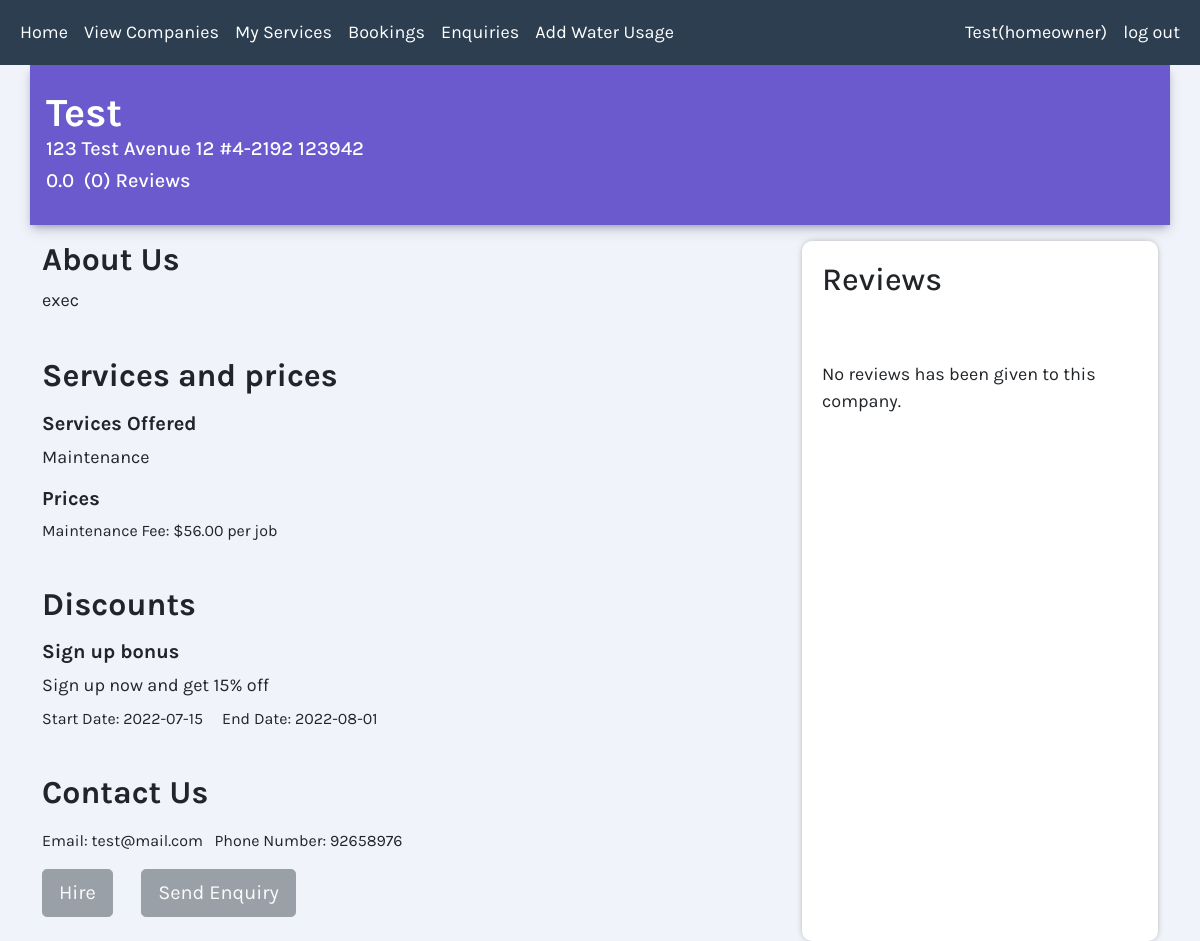
Page /companyDetailsComp.php (signed in) on the committed database.
### tables this page shows
CREATE TABLE `Company_Services` (
  `cs_ID` int(11) NOT NULL,
  `service_ID` int(11) NOT NULL,
  `company_ID` int(11) NOT NULL,
  `price` double(11,2) DEFAULT NULL
);

CREATE TABLE `Discounts` (
  `discount_ID` int(11) NOT NULL,
  `company_ID` int(11) NOT NULL,
  `discount_name` varchar(100) NOT NULL,
  `discount_start_date` varchar(15) NOT NULL,
  `discount_end_date` varchar(15) NOT NULL,
  `discount_description` varchar(500) NOT NULL,
  `discount_modifier` int(3) NOT NULL
);

### companyDetailsComp.php (the view, shortened to what this page needs)
<!DOCTYPE html>
<?php
 include_once('conn.php');
 include_once('navbar.php');
 include_once('cssLinks.php');
 $CID = $_SESSION['ID'];
 try
 {
  $query = "SELECT price FROM Company_Services as cs
            JOIN Services as serv
            ON cs.service_ID = serv.service_ID
            WHERE company_ID =$CID AND service_name ='Water Supply'";
  $result =  mysqli_query($conn, $query);
    if ($result->num_rows > 0) {
        while($row = $result->fetch_assoc()) {
          $water_price = $row["price"];
        }
    }
    else{
      $water_price = "none";
    }
    $query = "SELECT price FROM Company_Services as cs
              JOIN Services as serv
              ON cs.service_ID = serv.service_ID
              WHERE company_ID =$CID AND service_name ='Maintenance'";
    $result =  mysqli_query($conn, $query);
      if ($result->num_rows > 0) {
          while($row = $result->fetch_assoc()) {
            $maintenance_price = $row["price"];
          }
      }
      else{
        $maintenance_price = "none";
      }
    $query = "SELECT * FROM Discounts
              WHERE company_ID =$CID";
    $result =  mysqli_query($conn, $query);
      if ($result->num_rows > 0) {
          while($row = $result->fetch_assoc()) {
            $discount_name = $row["discount_name"];
            $discount_start_date= $row["discount_start_date"];
            $discount_end_date= $row["discount_end_date"];
            $discount_description= $row["discount_description"];
          }
      }
      else{
        $discount_name = "none";
        $discount_start_date= "none";
        $discount_end_date= "none";
        $discount_description= "none";
        $discount_modifier= "none";
      }
      $query = "SELECT GROUP_CONCAT(serv.service_name SEPARATOR ', ') as service_grouped
                FROM Company AS comp
                JOIN Company_Services AS cs
                ON comp.company_ID = cs.company_ID
                JOIN Services As serv
                ON cs.service_ID = serv.service_ID
                WHERE comp.company_ID = $CID";
      $result =  mysqli_query($conn, $query);
        if ($result->num_rows > 0) {
            while($row = $result->fetch_assoc()) {
              $service_grouped = $row["service_grouped"];
            }
        }
  }
  catch (mysqli_sql_exception $e)
  {
    echo "<p>Error " . mysqli_errno($conn). ": " . mysqli_error($conn);
  }
 ?>
<html lang="en">
<head>
</head>
<body>
<?php
  try {
    $getNumberOfReviews = mysqli_query($conn, "SELECT count(*) from Ratings where company_ID = $CID");
    $numberOfReviews = $getNumberOfReviews->fetch_array()[0] ?? '';
  } catch (mysqli_sql_exception $e) {
    echo "<p>Error " . mysqli_errno($conn). ": " . mysqli_error($conn);
  }
  try {
    $getAverageRating = mysqli_query($conn, "SELECT avg(score) from Ratings where company_ID = $CID");
    $averageRating = $getAverageRating->fetch_array()[0] ?? '';
  } catch (mysqli_sql_exception $e) {
    echo "<p>Error " . mysqli_errno($conn). ": " . mysqli_error($conn);
  }
  $stars = $averageRating;
?>
    <div class ="container SlateBlue boxshadow ps-3 p-4">
    <div class="row">
      <div class="col text-white ">
        <h1 class ="fw-bold mb-0"><?php echo $_SESSION['name'];?></h1>
        <h5 class =""><?php echo $_SESSION['address'] ." ". $_SESSION['postal_code'];?> </h5 >
        <h5 class="float-start"><?php echo number_format(floatval($averageRating), 1); ?>&nbsp;</h5>
        <div class="float-start">&nbsp;<?php echo $stars; ?></div>
        <h5 class="float-start"><?php echo  "(" . $numberOfReviews . ")"." "."Reviews";?> </h5>
      </div>
    </div>
    </div>
    <div class ="container">
        <div class="row">
          <div class="col-md-8 ">
            <div class="aboutUs mt-3">
                <h2 class ="fw-bold">About Us</h2>
                <p><?php echo $_SESSION['home_type'];?>
                </p>
            </div>
            <br>
            <div class="serviceNPrice">
                <h2 class ="fw-bold mb-3">Services and prices</h2>
                <h3 style="font-size:20px;font-weight:bold;">Services Offered</h3>
                <p><?php echo $service_grouped;?></p>
                <h3 style="font-size:20px;font-weight:bold;">Prices</h3>
            <pre><?php if($water_price != "none"){echo "Water Supply price: $". $water_price . "/m³     ";} if($maintenance_price != "none"){echo "Maintenance Fee: $". $maintenance_price . " per job     ";}?></pre>
            </div>
            <br>
            <div class="packages">
              <h2 class ="fw-bold mb-3">Discounts</h2>
              <h3 style="font-size:20px;font-weight:bold;"><?php echo $discount_name;?></h3>
              <p class="mb-2"><?php echo $discount_description;?></p>
              <pre>Start Date: <?php echo $discount_start_date ;?>     End Date: <?php echo $discount_end_date ;?></pre>
            </div>
            <br>
            <div class="contactUs">
              <h2 class ="fw-bold mb-3">Contact Us</h2>
              <pre>Email: <?php echo $_SESSION['email'];?>   Phone Number: <?php echo $_SESSION['phone'] ;?></pre>
                <form action="#" method="post">
                <button type='submit' class='btn btn-lg btn-secondary text-white me-4' name="goTo" value='Hire' disabled>Hire</button>
                <button type='submit' class='btn btn-lg btn-secondary text-white' name="goTo" value='Send Enquiry' disabled>Send Enquiry</button>
              </form>
            </div>
        </div>
    <?php
      try {
        $reviews = "SELECT Homeowners.name, Ratings.score, Ratings.review from Ratings join Homeowners on Ratings.homeowner_ID = Homeowners.homeowner_ID where Ratings.company_ID = $CID";
        $result = mysqli_query($conn, $reviews);
    ?>
    <div class="col-md-4 ">
        <div class="review boxshadow mt-3">
          <tr><th><h2>Reviews</h2></th><tr>
          <?php
            if (mysqli_num_rows($result) < 1) {
              echo "<br><br>No reviews has been given to this company.<br><br>";
            } else {
              while (($Row = mysqli_fetch_assoc($result)) != FALSE) {
                $stars = $Row['score'];
                if ($stars == 1) {
                  $stars = '<div class="float-start font-20 material-symbols-rounded mt-01 gold">star</div>
                            <div class="float-start font-20 material-symbols-rounded mt-01 gold">grade</div>
                            <div class="float-start font-20 material-symbols-rounded mt-01 gold">grade</div>
                            <div class="float-start font-20 material-symbols-rounded mt-01 gold">grade</div>
                            <div class="float-start font-20 material-symbols-rounded mt-01 gold">grade</div>';
                } else if ($stars == 1.5) {
                  $stars = '<div class="float-start font-20 material-symbols-rounded mt-01 gold">star</div>
                            <div class="float-start font-20 material-symbols-rounded mt-01 gold">star_half</div>
                            <div class="float-start font-20 material-symbols-rounded mt-01 gold">grade</div>
                            <div class="float-start font-20 material-symbols-rounded mt-01 gold">grade</div>
                            <div class="float-start font-20 material-symbols-rounded mt-01 gold">grade</div>';
                } else if ($stars == 2) {
                  $stars = '<div class="float-start font-20 material-symbols-rounded mt-01 gold">star</div>
                            <div class="float-start font-20 material-symbols-rounded mt-01 gold">star</div>
                            <div class="float-start font-20 material-symbols-rounded mt-01 gold">grade</div>
                            <div class="float-start font-20 material-symbols-rounded mt-01 gold">grade</div>
                            <div class="float-start font-20 material-symbols-rounded mt-01 gold">grade</div>';
                } else if ($stars == 2.5) {
                  $stars = '<div class="float-start font-20 material-symbols-rounded mt-01 gold">star</div>
                            <div class="float-start font-20 material-symbols-rounded mt-01 gold">star</div>
                            <div class="float-start font-20 material-symbols-rounded mt-01 gold">star_half</div>
                            <div class="float-start font-20 material-symbols-rounded mt-01 gold">grade</div>
                            <div class="float-start font-20 material-symbols-rounded mt-01 gold">grade</div>';
                } else if ($stars == 3) {
                  $stars = '<div class="float-start font-20 material-symbols-rounded mt-01 gold">star</div>
                            <div class="float-start font-20 material-symbols-rounded mt-01 gold">star</div>
                            <div class="float-start font-20 material-symbols-rounded mt-01 gold">star</div>
                            <div class="float-start font-20 material-symbols-rounded mt-01 gold">grade</div>
                            <div class="float-start font-20 material-symbols-rounded mt-01 gold">grade</div>';
                } else if ($stars == 3.5) {
                  $stars = '<div class="float-start font-20 material-symbols-rounded mt-01 gold">star</div>
                            <div class="float-start font-20 material-symbols-rounded mt-01 gold">star</div>
                            <div class="float-start font-20 material-symbols-rounded mt-01 gold">star</div>
                            <div class="float-start font-20 material-symbols-rounded mt-01 gold">star_half</div>
                            <div class="float-start font-20 material-symbols-rounded mt-01 gold">grade</div>';
                } else if ($stars == 4) {
                  $stars = '<div class="float-start font-20 material-symbols-rounded mt-01 gold">star</div>
                            <div class="float-start font-20 material-symbols-rounded mt-01 gold">star</div>
                            <div class="float-start font-20 material-symbols-rounded mt-01 gold">star</div>
                            <div class="float-start font-20 material-symbols-rounded mt-01 gold">star</div>
                            <div class="float-start font-20 material-symbols-rounded mt-01 gold">grade</div>';
                } else if ($stars == 4.5) {
                  $stars = '<div class="float-start font-20 material-symbols-rounded mt-01 gold">star</div>
                            <div class="float-start font-20 material-symbols-rounded mt-01 gold">star</div>
                            <div class="float-start font-20 material-symbols-rounded mt-01 gold">star</div>
                            <div class="float-start font-20 material-symbols-rounded mt-01 gold">star</div>
                            <div class="float-start font-20 material-symbols-rounded mt-01 gold">star_half</div>';
                } else if ($stars == 5) {
                  $stars = '<div class="float-start font-20 material-symbols-rounded mt-01 gold">star</div>
                            <div class="float-start font-20 material-symbols-rounded mt-01 gold">star</div>
                            <div class="float-start font-20 material-symbols-rounded mt-01 gold">star</div>
                            <div class="float-start font-20 material-symbols-rounded mt-01 gold">star</div>
                            <div class="float-start font-20 material-symbols-rounded mt-01 gold">star</div>';
                }
                ?>
                <table class='table table-borderless boxshadow innerReviewTable'>
                        <tr class='table-padding text-white'>
                                <td >
                                    <h4><?php echo $Row['name']?></h4>
                                </td>
                                <td >
                                    <h4><?php echo $stars;?></h4>
                                </td>
                            </tr>
                            <tbody class='innerReviewTable'>
                                <td colspan="2"><p class="reviewdetail"><?php echo $Row['review'];?>
                                </p></td>
                            </tbody>
                    </td>
                </tr>
                  <?php }} ?>
            <?php } catch (mysqli_sql_exception $e) {
            echo "<p>Error " . mysqli_errno($conn). ": " . mysqli_error($conn);}?>
        </div>
    </div>
    </div>
    </div>
    </body>
    </html>

### css/main.css (style rules this page uses)
body { font-family: 'Karla', sans-serif !important; background-color:#F0F3F9 !important; font-size: 18px; }
pre { font-family: 'Karla', sans-serif !important; font-size: 16px !important; }
.boxshadow { box-shadow: rgba(50, 50, 93, 0.25) 0px 6px 12px -2px, rgba(0, 0, 0, 0.3) 0px 3px 7px -3px; }
.SlateBlue { background-color: SlateBlue; }
.review { height:700px; overflow: auto; border-radius:10px; shape-outside: content-box; padding: 20px; background-color: white; box-shadow: 0px 0px 8px -4px rgba(0,0,0,0.75); }

### rows in the picture
company_services: price "56.00"
discounts: discount_name "Sign up bonus", discount_description "Sign up now and get 15% off", discount_start_date "2022-07-15", discount_end_date "2022-08-01"

### other values in the picture
$_SESSION["name"] "Test"
$_SESSION["user_type"] "homeowner"
$_SESSION['name'] "Test"
$_SESSION['address'] "123 Test Avenue 12 #4-2192"
$_SESSION['postal_code'] "123942"
$averageRating "0.0"
$numberOfReviews "0"
$_SESSION['home_type'] "exec"
$service_grouped "Maintenance"
$_SESSION['email'] "test@mail.com"
$_SESSION['phone'] "92658976"
